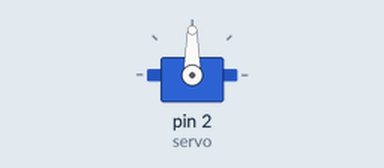
Bench run of a sketch on a simulated Arduino Uno, built with avr-gcc and run on an emulated ATmega328P. Parts: servo.

Above: at 0.05 s.
Timing chart, 0 to 4.6 s (numbered marks = the images above):
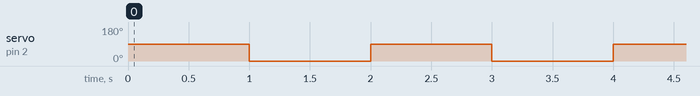

Measured:
- by itself, servo on pin 2 (servo): alternates 90° for 1.0 s and 0° for 1.0 s

The sketch:

Servo_Motor_Arduino.ino
```cpp
#include <Servo.h> // Include the required libraries.
Servo servo; // Assign variables using the servo library.

void setup() {
servo.attach(2); // The pin that the servo is atteched to.
}

void loop() { //The loop function runs over and over again forever.


  servo.write(90); // determine a 90 degree angle.
  delay(1000);
  servo.write(0); //determine a 0 degree angle.
  delay(1000);
  }
```
